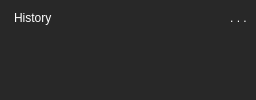
                        <widget class="QWidget" name="History_Sett_TE_Widget" native="true">
                         <property name="sizePolicy">
                          <sizepolicy hsizetype="Preferred" vsizetype="Expanding">
                           <horstretch>0</horstretch>
                           <verstretch>0</verstretch>
                          </sizepolicy>
                         </property>
                         <property name="minimumSize">
                          <size>
                           <width>0</width>
                           <height>35</height>
                          </size>
                         </property>
                         <property name="styleSheet">
                          <string notr="true">background: rgb(40,40,40);
color:white;
border-radius:15px;
font-family: System;
font-size: 12px;


</string>
                         </property>
                         <layout class="QGridLayout" name="gridLayout_5">
                          <property name="leftMargin">
                           <number>0</number>
                          </property>
                          <property name="topMargin">
                           <number>0</number>
                          </property>
                          <property name="rightMargin">
                           <number>0</number>
                          </property>
                          <property name="bottomMargin">
                           <number>0</number>
                          </property>
                          <property name="spacing">
                           <number>0</number>
                          </property>
                          <item row="1" column="0" colspan="2">
                           <widget class="QTextEdit" name="History_Sett_TE">
                            <property name="sizePolicy">
                             <sizepolicy hsizetype="Minimum" vsizetype="Ignored">
                              <horstretch>0</horstretch>
                              <verstretch>0</verstretch>
                             </sizepolicy>
                            </property>
                            <property name="minimumSize">
                             <size>
                              <width>0</width>
                              <height>0</height>
                             </size>
                            </property>
                            <property name="styleSheet">
                             <string notr="true">background: rgb(40,40,40);
padding:0px 10px 10px 10px;
color:white;
border-radius:15px;
font-family: System;
font-size: 12px;


</string>
                            </property>
                            <property name="html">
                             <string>&lt;!DOCTYPE HTML PUBLIC &quot;-//W3C//DTD HTML 4.0//EN&quot; &quot;http://www.w3.org/TR/REC-html40/strict.dtd&quot;&gt;
&lt;html&gt;&lt;head&gt;&lt;meta name=&quot;qrichtext&quot; content=&quot;1&quot; /&gt;&lt;style type=&quot;text/css&quot;&gt;
p, li { white-space: pre-wrap; }
&lt;/style&gt;&lt;/head&gt;&lt;body style=&quot; font-family:'System'; font-size:12px; font-weight:400; font-style:normal;&quot;&gt;
&lt;p style=&quot;-qt-paragraph-type:empty; margin-top:0px; margin-bottom:0px; margin-left:0px; margin-right:0px; -qt-block-indent:0; text-indent:0px; font-size:8pt;&quot;&gt;&lt;br /&gt;&lt;/p&gt;&lt;/body&gt;&lt;/html&gt;</string>
                            </property>
                            <property name="acceptRichText">
                             <bool>false</bool>
                            </property>
                           </widget>
                          </item>
                          <item row="0" column="0">
                           <widget class="QLabel" name="label_7">
                            <property name="sizePolicy">
                             <sizepolicy hsizetype="Preferred" vsizetype="Ignored">
                              <horstretch>0</horstretch>
                              <verstretch>0</verstretch>
                             </sizepolicy>
                            </property>
                            <property name="styleSheet">
                             <string notr="true">padding:10 10 10 10</string>
                            </property>
                            <property name="text">
                             <string>History</string>
                            </property>
                            <property name="indent">
                             <number>4</number>
                            </property>
                           </widget>
                          </item>
                          <item row="0" column="1">
                           <widget class="QToolButton" name="History_Sett_TE_Button">
                            <property name="minimumSize">
                             <size>
                              <width>35</width>
                              <height>35</height>
                             </size>
                            </property>
                            <property name="text">
                             <string>. . .</string>
                            </property>
                           </widget>
                          </item>
                         </layout>
                        </widget>
